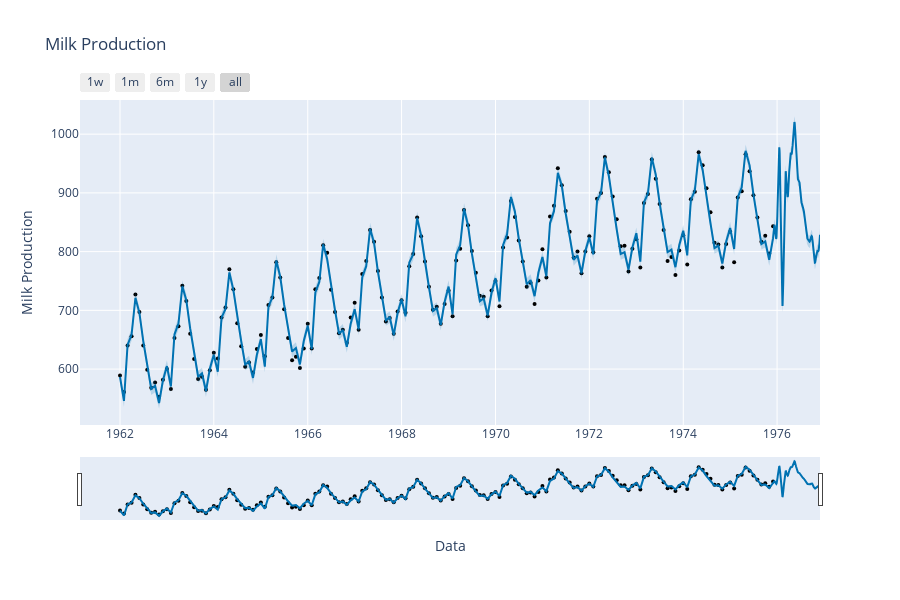

The cell this chart's notebook holds for it:
### Code cell
######################### Dynamic PLOT ###############################
from prophet.plot import plot_plotly
from datetime import datetime

fig = plot_plotly(model_tuned, forecast)
fig.update_layout( 
                  yaxis_title="Milk Production",
                  xaxis_title="Data",
                  title="Milk Production",
                  )
#################### vertical line ############
#fig.add_vline(x=datetime.today(), line_width=3, line_dash="dash", line_color="red")
##############################################
#st.plotly_chart(fig)

fig

### Figure 1 — Plotly figure (JSON) as saved in the notebook; plotly's stock layout.template omitted (floating-point values rounded to 4 significant figures; data arrays with more than 128 entries replaced by an {"elided": "..."} marker saying what was removed)
{"data": [{"marker": {"color": "black", "size": 4}, "mode": "markers", "name": "Actual", "type": "scatter", "x": {"elided": "168 str values"}, "y": {"elided": "168 int values"}}, {"hoverinfo": "skip", "line": {"width": 0}, "mode": "lines", "type": "scatter", "x": {"elided": "533 str values"}, "y": {"elided": "533 float values"}}, {"fill": "tonexty", "fillcolor": "rgba(0, 114, 178, 0.2)", "line": {"color": "#0072B2", "width": 2}, "mode": "lines", "name": "Predicted", "type": "scatter", "x": {"elided": "533 str values"}, "y": {"elided": "533 float values"}}, {"fill": "tonexty", "fillcolor": "rgba(0, 114, 178, 0.2)", "hoverinfo": "skip", "line": {"width": 0}, "mode": "lines", "type": "scatter", "x": {"elided": "533 str values"}, "y": {"elided": "533 float values"}}], "layout": {"height": 600, "showlegend": false, "title": {"text": "Milk Production"}, "width": 900, "xaxis": {"rangeselector": {"buttons": [{"count": 7, "label": "1w", "step": "day", "stepmode": "backward"}, {"count": 1, "label": "1m", "step": "month", "stepmode": "backward"}, {"count": 6, "label": "6m", "step": "month", "stepmode": "backward"}, {"count": 1, "label": "1y", "step": "year", "stepmode": "backward"}, {"step": "all"}]}, "rangeslider": {"visible": true}, "title": {"text": "Data"}, "type": "date"}, "yaxis": {"title": {"text": "Milk Production"}}}}
